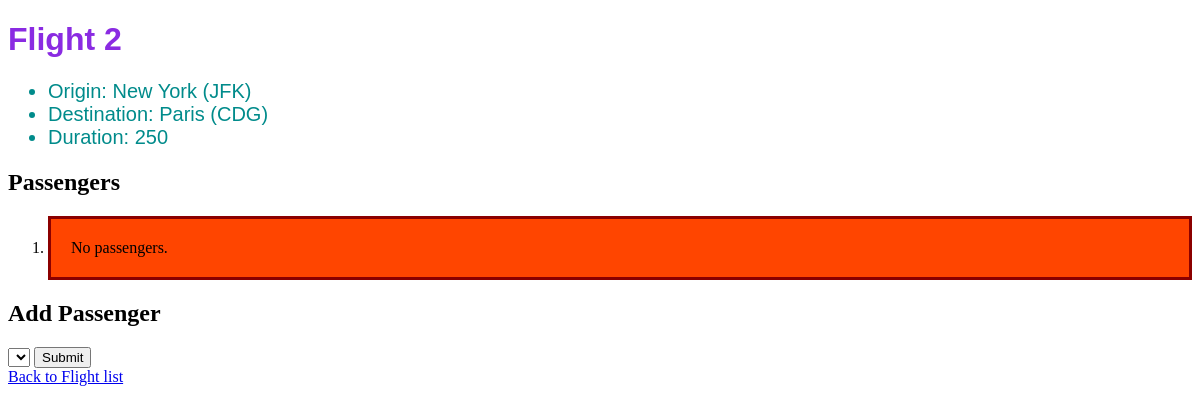
/flights/2, run on an earlier commit of the app's database.
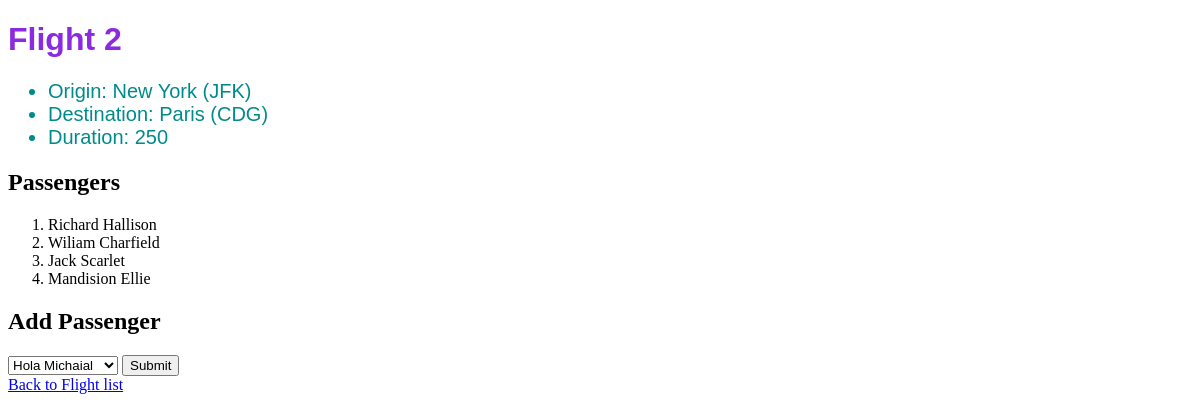
And on a later commit of the database.
### flights/models.py (models this page shows)
class Passenger(models.Model):
	first = models.CharField(max_length=64)
	last = models.CharField(max_length=64)
	flights = models.ManyToManyField(Flight, blank=True,related_name="passenger")
	def __str__(self):
		return f"{self.first} {self.last}"

### flights/views.py (the view)
# urls.py: path("<int:flight_id>",views.flight, name="flight"),
def flight(request,flight_id):
	flight = Flight.objects.get(pk=flight_id)
	return render(request,"flightflight.html",{
		"flight": flight,
		"Passenger": flight.passenger.all(),
		"non_passenger": Passenger.objects.exclude(flights=flight).all()
		})

### flights/models.py (called while the page is built)
	def __str__(self):
		return f"{self.city} ({self.code})"

### flights/templates/flightflight.html (shortened to what this page needs)
{% extends "combined.html" %}
{% block body %}
	<h1>Flight {{flight.id}}</h1>
	<ul>
		<li>Origin: {{ flight.origin }}</li>
		<li>Destination: {{ flight.destination }}</li>
		<li>Duration: {{ flight.duration }}</li>
	</ul>
	<h2>Passengers</h2>
	<ol>
		{% for passenger in Passenger %}
		<li>{{ passenger }}</li>
		{% empty %}
		<li id="warning">No passengers.</li>
		{% endfor %}
	</ol>
	<h2>Add Passenger</h2>
	<form action="{% url 'book' flight.id %}" method="post">
		<select name="passenger">
			{% for passenger in non_passenger %}
				<option value="{{ passenger.id }}">{{ passenger }}</option>
			{% endfor %}
		</select>
		<input type="submit" name="submit">
	</form>
	<a href="{% url 'index' %}">Back to Flight list</a>
{% endblock %}

What changed in the data, as far as the page shows it:
added Passenger: first+last "Richard Hallison"
added Passenger: first+last "Wiliam Charfield"
added Passenger: first+last "Jack Scarlet"
added Passenger: first+last "Mandision Ellie"
Also different on the page:
form field passenger: (not shown) → "Hola Michaial"
text no longer shown: "No passengers."
